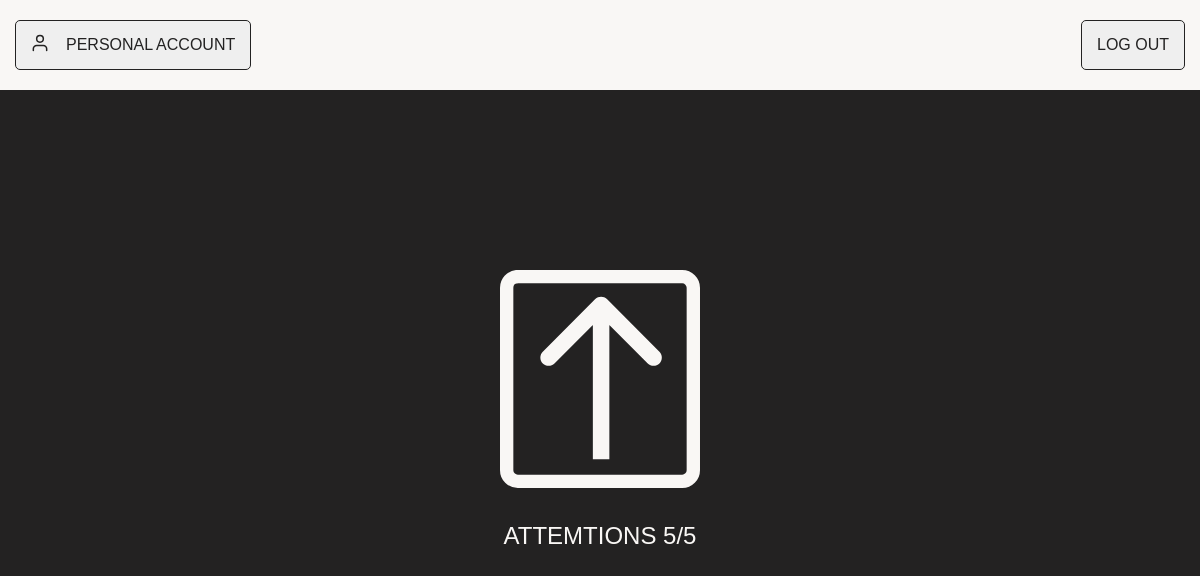
Before: / (signed in) with the older database file.
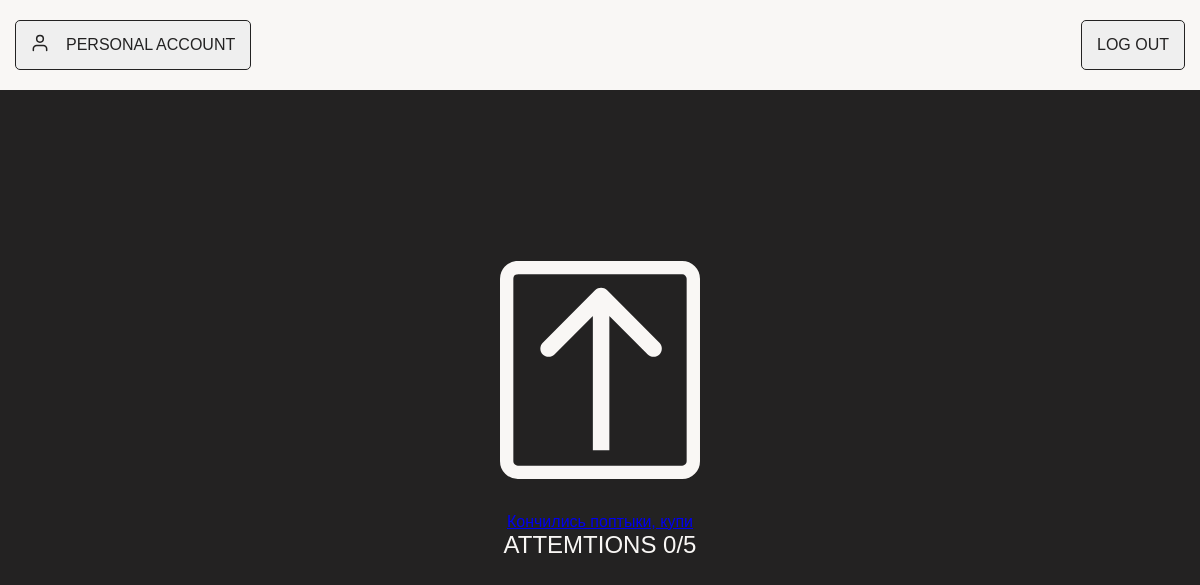
After: the same page with the newer database file.
### project1/models.py (models this page shows, shortened)
class BaseUser(UserMixin):
    def get_role(self):
        return self.__class__.__name__.lower()

class User(BaseUser, db.Model):
    __tablename__ = 'User'
    id = db.Column(db.Integer, primary_key=True)
    username = db.Column(db.String(20), unique=True, nullable=False)
    email = db.Column(db.String(120), unique=True, nullable=False)
    password_hash = db.Column(db.String(100), nullable=False)
    image_file = db.Column(db.String(20), nullable=False, default='default.jpg')
    date_started = db.Column(db.DateTime)
    date_end = db.Column(db.DateTime)
    lasts = db.Column(db.Integer, default = 5)
    is_blocked = db.Column(db.Boolean(), nullable=False, default=False)

### project1/routes/common.py (the view)
@common_bp.route("/")
@login_required
def home():
    return render_template("main.html", title="Домашняя страница")

### project1/models.py (called while the page is built)
@login_manager.user_loader
def load_user(user_id):
    user_type, _, user_id = user_id.partition(":")
    if user_type == "user":
        return User.query.get(int(user_id))
    elif user_type == "admin":
        return Admin.query.get(int(user_id))
    return None

### project1/templates/main.html (shortened to what this page needs)
{% extends "layout.html"%}
{% block styles %}
        {% if current_user.get_role() == 'admin'%}
    <link rel="stylesheet" href="{{url_for('static', filename='admin_main_page.css')}}">
        {% else %}
    <link rel="stylesheet" href="{{url_for('static', filename='user.css')}}">
        {% endif %}
{% endblock styles %}
{% block links %}
<div class="shapka-field">
        <div class="user-logo">
            <img src="{{url_for('static', filename='images/user_black.svg')}}" alt="User">
        </div>
        <a href = "{{url_for('common.account')}}"><button type="button" class="auth-button">PERSONAL ACCOUNT</button></a>
      </div>
      <a href = "{{url_for('common.logout')}}"><button type="button" class="auth-button s1">LOG OUT</button></a>
{% endblock links%}
{% block content%}
<div class="user-container">
    {% if current_user.get_role() == 'admin'%}
        <div class="auth-logo">
            <a href="{{url_for('common.upload')}}"><img src="{{url_for('static', filename = 'images/logo.svg')}}" alt="Logo"></a>
        </div>
        {% else %}
                <div class="auth-logo">
                    <a href="{{url_for('common.upload')}}"><img src="{{url_for('static', filename = 'images/logo.svg')}}" alt="Logo"></a>
                </div>
            {% if current_user.lasts == 0 %}
                <a href = '{{url_for('sub.subs_shop')}}'><div class = 'no-attemps'>Кончились поптыки, купи</div></a>
            {% endif %}
        {% endif %}
        {% if current_user.get_role() != 'admin' %}
        <div class="user-label">
            ATTEMTIONS {{current_user.lasts}}/5
        </div>
        {% endif %}
      </div>
{%endblock content%}

### project1/templates/layout.html (shortened to what this page needs)
<!DOCTYPE html>
<html lang="en">
<head>
    <link rel="stylesheet" href="{{url_for('static', filename='user.css')}}">
    {%block styles%}
    {%endblock styles%}
</head>
<body>
<div class="user-page">
    <div class="shapka-container">
    {% block links %}
    {% endblock links%}
    </div>
        {%block content%}
    {% endblock content%}
</div>
</body>
</html>

### project1/static/user.css (style rules this page uses)
:root { --primary-color: #232222; --text-color: #f9f7f5; --border-color: #232222; --button-bg: #f9f7f5; --button-text: #232222; --shapka-bg: #f9f7f5; }
* { box-sizing: border-box; margin: 0; padding: 0; }
body { font-family: 'Montserrat', sans-serif; background-color: var(--primary-color); color: var(--text-color); min-height: 100vh; display: flex; justify-content: center; align-items: center; }
.user-page { width: 100%; max-width: 400px; padding: 20px; display: flex; flex-direction: column; align-items: center; }
.shapka-container { background-color: var(--shapka-bg); position: fixed; top: 0; left: 0; right: 0; padding: 20px 15px; display: flex; justify-content: space-between; align-items: center; z-index: 1000; }
.shapka-field { display: flex; align-items: center; }
.auth-button { padding: 15px 15px 15px 50px; color: var(--button-text); border: 1px solid var(--border-color); border-radius: 5px; font-size: 1rem; font-weight: 500; cursor: pointer; transition: all 0.3s ease; text-align: left; position: relative; }
.user-logo { position: absolute; left: 30px; top: 50%; margin: auto; transform: translateY(-50%); z-index: 1; }
.user-logo img { width: 20px; height: 20px; }
.s1 { padding-left: 15px; margin-left: 0; }
.user-container { width: 100%; text-align: center; margin-top: 20px; }
.auth-logo img { width: 100%; max-width: 200px; height: auto; margin-bottom: 30px; }
.user-label { font-size: 1.5rem; font-weight: 500; color: var(--text-color); }

Changed rows visible on the page:
changed User: lasts "5" → "0"
